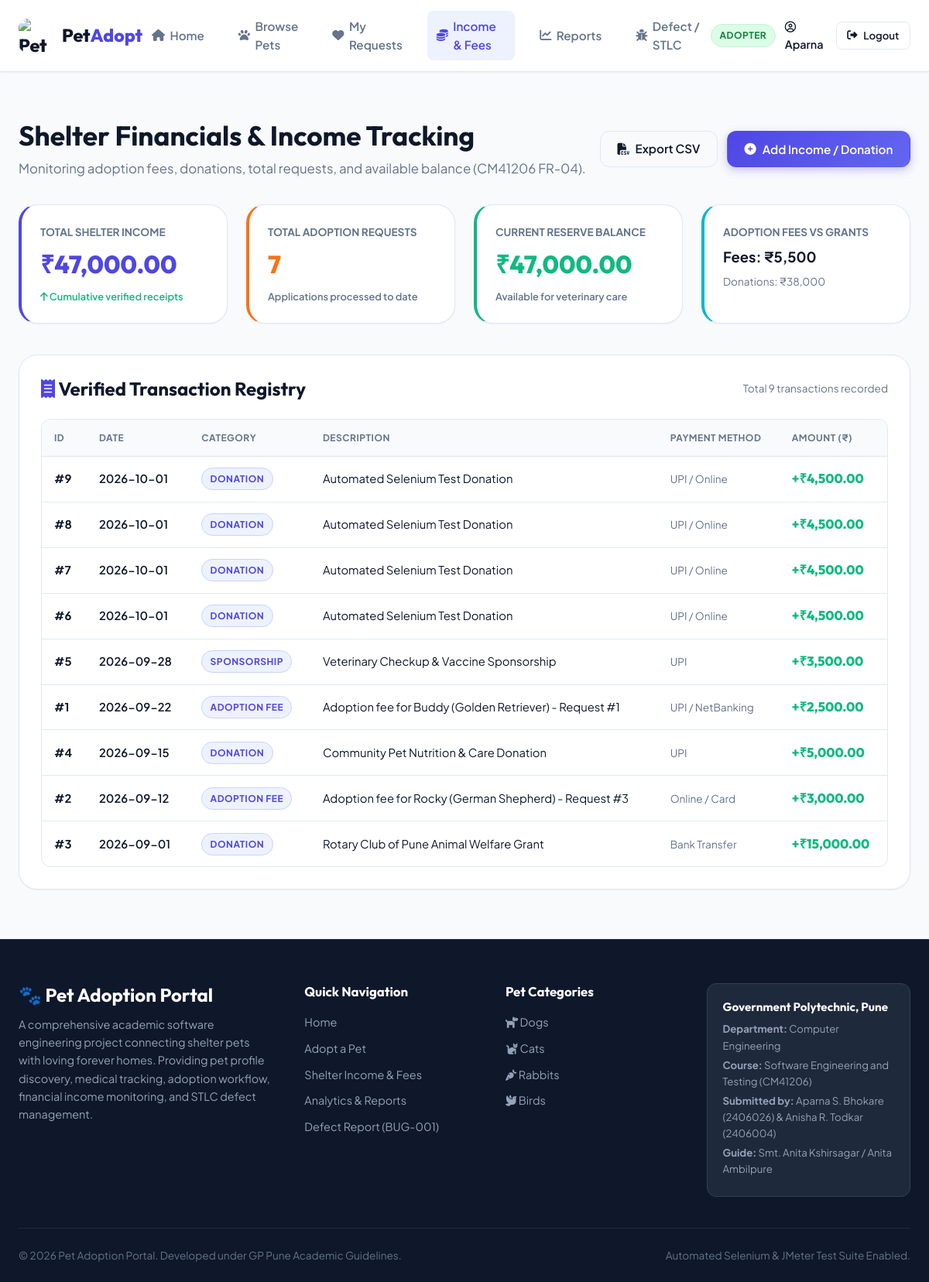
Page /income (signed in) on the committed database.
### tables this page shows
CREATE TABLE incomes (
        income_id INTEGER PRIMARY KEY AUTOINCREMENT,
        user_id INTEGER,
        category TEXT NOT NULL,
        amount REAL NOT NULL CHECK(amount >= 0),
        date DATE NOT NULL,
        description TEXT,
        payment_method TEXT DEFAULT 'UPI / NetBanking',
        created_at DATETIME DEFAULT CURRENT_TIMESTAMP,
        FOREIGN KEY (user_id) REFERENCES users (user_id) ON DELETE SET NULL
    );

CREATE TABLE pet_categories (
        category_id INTEGER PRIMARY KEY AUTOINCREMENT,
        name TEXT UNIQUE NOT NULL,
        description TEXT,
        icon TEXT
    );

### app.py (the view, shortened to what this page needs)
@app.route('/income', methods=['GET', 'POST'])
@login_required
def income():
    conn = database.get_db()
    cursor = conn.cursor()
    cursor.execute("SELECT COALESCE(SUM(amount), 0) FROM incomes")
    total_income = cursor.fetchone()[0]
    cursor.execute("SELECT COUNT(*) FROM adoption_requests")
    total_adoption_requests = cursor.fetchone()[0]
    cursor.execute("SELECT COALESCE(SUM(amount), 0) FROM incomes WHERE category = 'Adoption Fee'")
    total_adoption_fees = cursor.fetchone()[0]
    cursor.execute("SELECT COALESCE(SUM(amount), 0) FROM incomes WHERE category = 'Donation'")
    total_donations = cursor.fetchone()[0]
    balance = total_income
    cursor.execute('''
        SELECT i.*, u.name as recorder_name
        FROM incomes i
        LEFT JOIN users u ON i.user_id = u.user_id
        ORDER BY i.date DESC, i.income_id DESC
    ''')
    incomes_list = cursor.fetchall()
    conn.close()
    return render_template(
        'income.html',
        total_income=total_income,
        total_requests=total_adoption_requests,
        balance=balance,
        total_fees=total_adoption_fees,
        total_donations=total_donations,
        incomes=incomes_list,
        today_date=datetime.now().strftime('%Y-%m-%d')
    )

### app.py (called while the page is built)
def login_required(f):
    @wraps(f)
    def decorated_function(*args, **kwargs):
        if 'user_id' not in session:
            flash('Please log in to access this page.', 'warning')
            return redirect(url_for('login', next=request.url))
        return f(*args, **kwargs)
    return decorated_function

@app.context_processor
def inject_global_data():
    conn = database.get_db()
    cursor = conn.cursor()
    cursor.execute("SELECT * FROM pet_categories")
    categories = cursor.fetchall()
    conn.close()
    return {
        'nav_categories': categories,
        'current_year': datetime.now().year,
        'session_user': session.get('name'),
        'session_role': session.get('role')
    }

### database.py (called while the page is built)
def get_db():
    conn = sqlite3.connect(DB_PATH)
    conn.row_factory = sqlite3.Row
    conn.execute("PRAGMA foreign_keys = ON")
    return conn

### templates/income.html (shortened to what this page needs)
{% extends 'base.html' %}
{% block content %}
<div class="container" style="padding-top: 2.5rem; padding-bottom: 4rem;">
    <div style="display: flex; align-items: center; justify-content: space-between; margin-bottom: 2rem; flex-wrap: wrap; gap: 1rem;">
        <div>
            <h1 style="font-size: 2.2rem; margin-bottom: 0.5rem;" id="page-title">Shelter Financials & Income Tracking</h1>
            <p style="color: var(--text-muted); font-size: 1.05rem;">
                Monitoring adoption fees, donations, total requests, and available balance (CM41206 FR-04).
            </p>
        </div>
        <div style="display: flex; gap: 0.75rem;">
            <a href="{{ url_for('export_csv', dataset='income') }}" class="btn btn-outline" id="btn-export-income">
                <i class="fas fa-file-csv"></i> Export CSV
            </a>
            <button type="button" class="btn btn-primary" id="btn-open-add-income" onclick="openModal('add-income-modal')">
                <i class="fas fa-plus-circle"></i> Add Income / Donation
            </button>
        </div>
    </div>
    <div class="grid grid-cols-4" style="margin-bottom: 2.5rem;" id="financial-metrics">
        <div class="card" style="border-radius: var(--radius-xl); padding: 1.5rem; border-left: 4px solid var(--primary);">
            <div style="font-size: 0.85rem; font-weight: 700; color: var(--text-muted); text-transform: uppercase;">Total Shelter Income</div>
            <div style="font-size: 2rem; font-weight: 800; color: var(--primary); font-family: 'Outfit', sans-serif; margin: 0.35rem 0;" id="metric-total-income">
                ₹{{ "{:,.2f}".format(total_income) }}
            </div>
            <div style="font-size: 0.8rem; color: var(--success); font-weight: 600;">
                <i class="fas fa-arrow-up"></i> Cumulative verified receipts
            </div>
        </div>
        <div class="card" style="border-radius: var(--radius-xl); padding: 1.5rem; border-left: 4px solid var(--accent);">
            <div style="font-size: 0.85rem; font-weight: 700; color: var(--text-muted); text-transform: uppercase;">Total Adoption Requests</div>
            <div style="font-size: 2rem; font-weight: 800; color: var(--accent); font-family: 'Outfit', sans-serif; margin: 0.35rem 0;" id="metric-total-requests">
                {{ total_requests }}
            </div>
            <div style="font-size: 0.8rem; color: var(--text-muted); font-weight: 600;">
                Applications processed to date
            </div>
        </div>
        <div class="card" style="border-radius: var(--radius-xl); padding: 1.5rem; border-left: 4px solid var(--success);">
            <div style="font-size: 0.85rem; font-weight: 700; color: var(--text-muted); text-transform: uppercase;">Current Reserve Balance</div>
            <div style="font-size: 2rem; font-weight: 800; color: var(--success); font-family: 'Outfit', sans-serif; margin: 0.35rem 0;" id="metric-balance">
                ₹{{ "{:,.2f}".format(balance) }}
            </div>
            <div style="font-size: 0.8rem; color: var(--text-muted); font-weight: 600;">
                Available for veterinary care
            </div>
        </div>
        <div class="card" style="border-radius: var(--radius-xl); padding: 1.5rem; border-left: 4px solid var(--info);">
            <div style="font-size: 0.85rem; font-weight: 700; color: var(--text-muted); text-transform: uppercase;">Adoption Fees vs Grants</div>
            <div style="font-size: 1.15rem; font-weight: 700; color: var(--text-main); margin: 0.4rem 0;">
                Fees: ₹{{ "{:,.0f}".format(total_fees) }}
            </div>
            <div style="font-size: 0.85rem; color: var(--text-muted);">
                Donations: ₹{{ "{:,.0f}".format(total_donations) }}
            </div>
        </div>
    </div>
    <div class="card" style="border-radius: var(--radius-xl); padding: 1.75rem;">
        <div style="display: flex; align-items: center; justify-content: space-between; margin-bottom: 1.5rem;">
            <h2 style="font-size: 1.5rem;"><i class="fas fa-receipt" style="color: var(--primary);"></i> Verified Transaction Registry</h2>
            <span style="font-size: 0.85rem; color: var(--text-muted);">Total {{ incomes|length }} transactions recorded</span>
        </div>
        {% if incomes %}
            <div class="table-responsive">
                <table class="table" id="incomes-table">
                    <thead>
                        <tr>
                            <th>ID</th>
                            <th>Date</th>
                            <th>Category</th>
                            <th>Description</th>
                            <th>Payment Method</th>
                            <th>Amount (₹)</th>
                        </tr>
                    </thead>
                    <tbody>
                        {% for inc in incomes %}
                            <tr>
                                <td style="font-weight: 700;">#{{ inc.income_id }}</td>
                                <td style="font-weight: 600;">{{ inc.date }}</td>
                                <td>
                                    <span class="role-badge" style="background: var(--primary-subtle); color: var(--primary); border: 1px solid #c7d2fe;">
                                        {{ inc.category }}
                                    </span>
                                </td>
                                <td style="color: var(--text-main);">{{ inc.description or 'Shelter support contribution' }}</td>
                                <td style="color: var(--text-muted); font-size: 0.85rem;">{{ inc.payment_method }}</td>
                                <td style="font-weight: 800; color: var(--success); font-family: 'Outfit', sans-serif; font-size: 1.05rem;">
                                    +₹{{ "{:,.2f}".format(inc.amount) }}
                                </td>
                            </tr>
                        {% endfor %}
                    </tbody>
                </table>
            </div>
        {% else %}
            <p style="text-align: center; color: var(--text-muted); padding: 2rem;">No financial records found.</p>
        {% endif %}
    </div>
</div>
{% endblock %}

### templates/base.html (shortened to what this page needs)
<!DOCTYPE html>
<html lang="en">
<head>
    <link rel="stylesheet" href="https://cdnjs.cloudflare.com/ajax/libs/font-awesome/6.5.1/css/all.min.css">
    <link rel="stylesheet" href="{{ url_for('static', filename='css/style.css') }}">
</head>
<body>
    <header class="navbar">
        <div class="nav-container">
            <a href="{{ url_for('index') }}" class="brand" id="nav-brand">
                <img src="{{ url_for('static', filename='images/logo.jpg') }}" alt="Pet Adoption Portal Logo">
                <span>Pet<span class="highlight">Adopt</span></span>
            </a>
            <nav>
                <ul class="nav-links">
                    <li><a href="{{ url_for('index') }}" class="nav-link {% if request.endpoint == 'index' %}active{% endif %}"><i class="fas fa-home"></i> Home</a></li>
                    <li><a href="{{ url_for('pets') }}" class="nav-link {% if request.endpoint == 'pets' %}active{% endif %}"><i class="fas fa-paw"></i> Browse Pets</a></li>
                    {% if session_user %}
                        {% if session_role in ['admin', 'staff'] %}
                            <li><a href="{{ url_for('dashboard') }}" class="nav-link {% if request.endpoint == 'dashboard' %}active{% endif %}"><i class="fas fa-chart-pie"></i> Dashboard</a></li>
                            <li><a href="{{ url_for('manage_requests') }}" class="nav-link {% if request.endpoint == 'manage_requests' %}active{% endif %}"><i class="fas fa-clipboard-check"></i> Requests</a></li>
                        {% else %}
                            <li><a href="{{ url_for('my_requests') }}" class="nav-link {% if request.endpoint == 'my_requests' %}active{% endif %}"><i class="fas fa-heart"></i> My Requests</a></li>
                        {% endif %}
                        <li><a href="{{ url_for('income') }}" class="nav-link {% if request.endpoint == 'income' %}active{% endif %}"><i class="fas fa-coins"></i> Income & Fees</a></li>
                        <li><a href="{{ url_for('reports') }}" class="nav-link {% if request.endpoint == 'reports' %}active{% endif %}"><i class="fas fa-chart-line"></i> Reports</a></li>
                    {% else %}
                        <li><a href="{{ url_for('income') }}" class="nav-link {% if request.endpoint == 'income' %}active{% endif %}"><i class="fas fa-coins"></i> Financials</a></li>
                    {% endif %}
                    <li><a href="{{ url_for('defect_report') }}" class="nav-link {% if request.endpoint == 'defect_report' %}active{% endif %}"><i class="fas fa-bug"></i> Defect / STLC</a></li>
                </ul>
            </nav>
            <div class="nav-auth">
                {% if session_user %}
                    <span class="role-badge {{ session_role }}">{{ session_role }}</span>
                    <span style="font-weight: 600; font-size: 0.9rem; color: var(--text-main); margin-right: 0.25rem;">
                        <i class="far fa-user-circle"></i> {{ session_user.split(' ')[0] }}
                    </span>
                    <a href="{{ url_for('logout') }}" id="logout-btn" class="btn btn-outline btn-sm"><i class="fas fa-sign-out-alt"></i> Logout</a>
                {% else %}
                    <a href="{{ url_for('login') }}" id="nav-login-btn" class="btn btn-outline btn-sm"><i class="fas fa-sign-in-alt"></i> Login</a>
                    <a href="{{ url_for('register') }}" id="nav-register-btn" class="btn btn-primary btn-sm"><i class="fas fa-user-plus"></i> Register</a>
                {% endif %}
            </div>
        </div>
    </header>
    <main style="flex: 1;">
        {% block content %}{% endblock %}
    </main>
    <footer class="footer">
        <div class="container">
            <div class="footer-grid">
                <div class="footer-brand">
                    <h3>🐾 Pet Adoption Portal</h3>
                    <p>A comprehensive academic software engineering project connecting shelter pets with loving forever homes. Providing pet profile discovery, medical tracking, adoption workflow, financial income monitoring, and STLC defect management.</p>
                </div>
                <div class="footer-col">
                    <h4>Quick Navigation</h4>
                    <ul class="footer-links">
                        <li><a href="{{ url_for('index') }}">Home</a></li>
                        <li><a href="{{ url_for('pets') }}">Adopt a Pet</a></li>
                        <li><a href="{{ url_for('income') }}">Shelter Income & Fees</a></li>
                        <li><a href="{{ url_for('reports') }}">Analytics & Reports</a></li>
                        <li><a href="{{ url_for('defect_report') }}">Defect Report (BUG-001)</a></li>
                    </ul>
                </div>
                <div class="footer-col">
                    <h4>Pet Categories</h4>
                    <ul class="footer-links">
                        {% for cat in nav_categories %}
                            <li><a href="{{ url_for('pets', category=cat.category_id) }}"><i class="fas {{ cat.icon }}"></i> {{ cat.name }}</a></li>
                        {% endfor %}
                    </ul>
                </div>
                <div class="footer-col">
                    <div class="footer-academic-card">
                        <h5>Government Polytechnic, Pune</h5>
                        <p><strong>Department:</strong> Computer Engineering</p>
                        <p><strong>Course:</strong> Software Engineering and Testing (CM41206)</p>
                        <p><strong>Submitted by:</strong> Aparna S. Bhokare (2406026) & Anisha R. Todkar (2406004)</p>
                        <p><strong>Guide:</strong> Smt. Anita Kshirsagar / Anita Ambilpure</p>
                    </div>
                </div>
            </div>
            <div class="footer-bottom">
                <div>&copy; {{ current_year }} Pet Adoption Portal. Developed under GP Pune Academic Guidelines.</div>
                <div>Automated Selenium & JMeter Test Suite Enabled.</div>
            </div>
        </div>
    </footer>
</body>
</html>

### rows in the picture
incomes: income_id "9", date "2026-10-01", category "DONATION", description "Automated Selenium Test Donation", payment_method "UPI / Online", amount "4,500.00"
incomes: income_id "8", date "2026-10-01", category "DONATION", description "Automated Selenium Test Donation", payment_method "UPI / Online", amount "4,500.00"
incomes: income_id "7", date "2026-10-01", category "DONATION", description "Automated Selenium Test Donation", payment_method "UPI / Online", amount "4,500.00"
incomes: income_id "6", date "2026-10-01", category "DONATION", description "Automated Selenium Test Donation", payment_method "UPI / Online", amount "4,500.00"
incomes: income_id "5", date "2026-09-28", category "SPONSORSHIP", description "Veterinary Checkup & Vaccine Sponsorship", payment_method "UPI", amount "3,500.00"
incomes: income_id "1", date "2026-09-22", category "ADOPTION FEE", description "Adoption fee for Buddy (Golden Retriever) - Request #1", payment_method "UPI / NetBanking", amount "2,500.00"
incomes: income_id "4", date "2026-09-15", category "DONATION", description "Community Pet Nutrition & Care Donation", payment_method "UPI", amount "5,000.00"
incomes: income_id "2", date "2026-09-12", category "ADOPTION FEE", description "Adoption fee for Rocky (German Shepherd) - Request #3", payment_method "Online / Card", amount "3,000.00"
incomes: income_id "3", date "2026-09-01", category "DONATION", description "Rotary Club of Pune Animal Welfare Grant", payment_method "Bank Transfer", amount "15,000.00"
pet_categories: name "Dogs"
pet_categories: name "Cats"
pet_categories: name "Rabbits"
pet_categories: name "Birds"

### other values in the picture
{{ session_role }} "ADOPTER"
{{ session_user.split(' ')[0] }} "Aparna"
{{ "{:,.2f}".format(total_income) }} "47,000.00"
{{ total_requests }} "7"
{{ "{:,.2f}".format(balance) }} "47,000.00"
{{ "{:,.0f}".format(total_fees) }} "5,500"
{{ "{:,.0f}".format(total_donations) }} "38,000"
{{ incomes|length }} "9"
